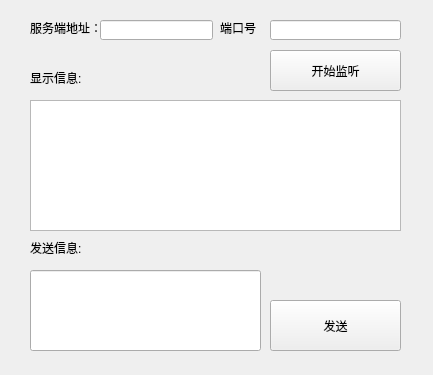
<?xml version="1.0" encoding="UTF-8"?>
<ui version="4.0">
 <class>Widget</class>
 <widget class="QWidget" name="Widget">
  <property name="geometry">
   <rect>
    <x>0</x>
    <y>0</y>
    <width>433</width>
    <height>375</height>
   </rect>
  </property>
  <property name="windowTitle">
   <string>Widget</string>
  </property>
  <widget class="QLabel" name="label">
   <property name="geometry">
    <rect>
     <x>30</x>
     <y>70</y>
     <width>111</width>
     <height>16</height>
    </rect>
   </property>
   <property name="text">
    <string>显示信息:</string>
   </property>
  </widget>
  <widget class="QLabel" name="label_4">
   <property name="geometry">
    <rect>
     <x>220</x>
     <y>10</y>
     <width>41</width>
     <height>16</height>
    </rect>
   </property>
   <property name="text">
    <string/>
   </property>
  </widget>
  <widget class="QLabel" name="label_3">
   <property name="geometry">
    <rect>
     <x>30</x>
     <y>240</y>
     <width>111</width>
     <height>16</height>
    </rect>
   </property>
   <property name="text">
    <string>发送信息:</string>
   </property>
  </widget>
  <widget class="QLabel" name="label_2">
   <property name="geometry">
    <rect>
     <x>30</x>
     <y>20</y>
     <width>71</width>
     <height>16</height>
    </rect>
   </property>
   <property name="text">
    <string>服务端地址：</string>
   </property>
  </widget>
  <widget class="QLineEdit" name="EditIP">
   <property name="geometry">
    <rect>
     <x>100</x>
     <y>20</y>
     <width>113</width>
     <height>20</height>
    </rect>
   </property>
  </widget>
  <widget class="QLineEdit" name="EditPort">
   <property name="geometry">
    <rect>
     <x>270</x>
     <y>20</y>
     <width>131</width>
     <height>20</height>
    </rect>
   </property>
  </widget>
  <widget class="QLabel" name="label_5">
   <property name="geometry">
    <rect>
     <x>220</x>
     <y>20</y>
     <width>41</width>
     <height>16</height>
    </rect>
   </property>
   <property name="text">
    <string>端口号：</string>
   </property>
  </widget>
  <widget class="QTextEdit" name="EditRecv">
   <property name="geometry">
    <rect>
     <x>30</x>
     <y>100</y>
     <width>371</width>
     <height>131</height>
    </rect>
   </property>
  </widget>
  <widget class="QLineEdit" name="EditSend">
   <property name="geometry">
    <rect>
     <x>30</x>
     <y>270</y>
     <width>231</width>
     <height>81</height>
    </rect>
   </property>
  </widget>
  <widget class="QPushButton" name="Listen">
   <property name="geometry">
    <rect>
     <x>270</x>
     <y>50</y>
     <width>131</width>
     <height>41</height>
    </rect>
   </property>
   <property name="text">
    <string>开始监听</string>
   </property>
  </widget>
  <widget class="QPushButton" name="Send">
   <property name="geometry">
    <rect>
     <x>270</x>
     <y>300</y>
     <width>131</width>
     <height>51</height>
    </rect>
   </property>
   <property name="text">
    <string>发送</string>
   </property>
  </widget>
 </widget>
 <resources/>
 <connections/>
</ui>
